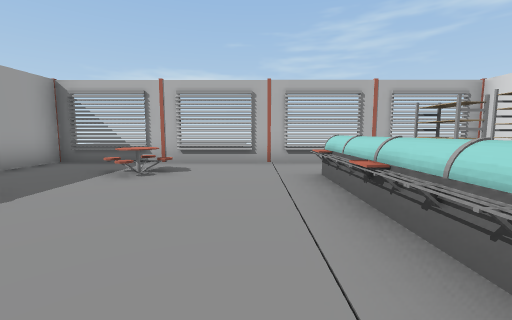
View 1 (above)

21 first-person views from a walk through a Unity game level. The camera is 1.5 m above the floor, tilts 6° down and sees 90° across. Doors are open. The floor is counted in squares, 2 m on a side. Each view is taken from the middle of a square. On the plan, view 1 faces up. The plan holds only what a view shows up to about 9 squares ahead; the rest is blank. The place goes on beyond the plan. The player is left out. Some surface patterns are stand-ins.

View 2
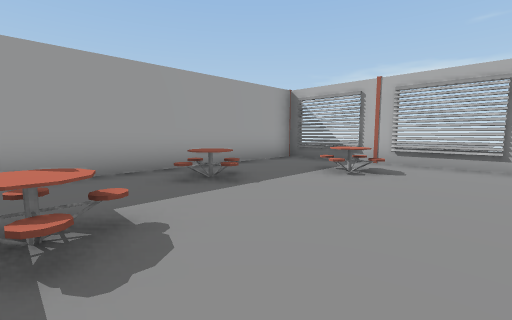

View 3
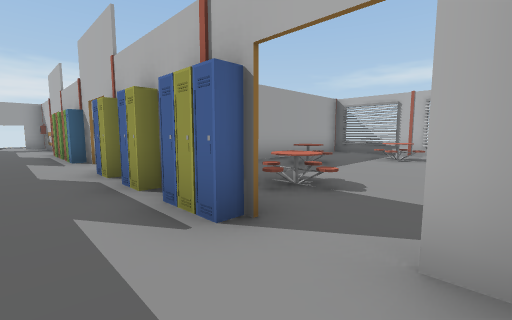

View 4
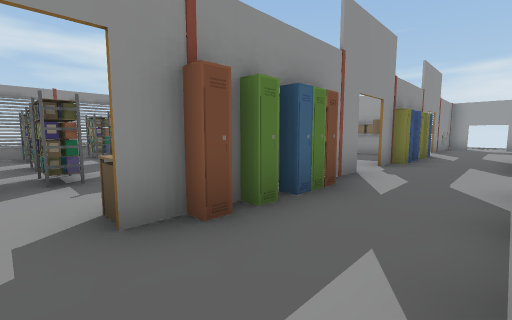

View 5
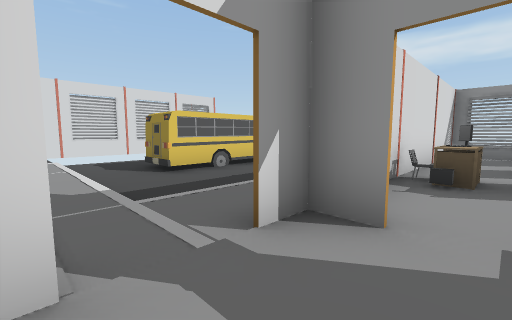

View 6
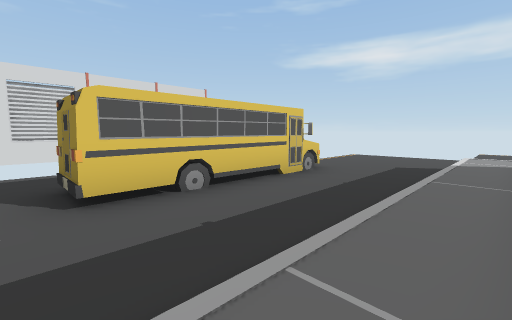

View 7
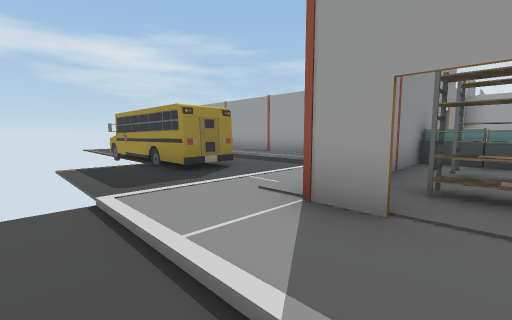

View 8
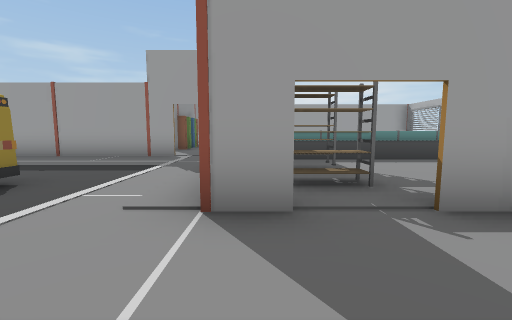

View 9
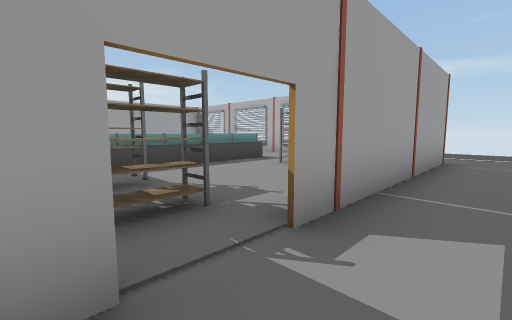

View 10
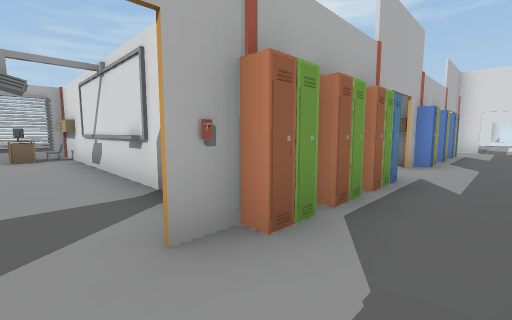

View 11
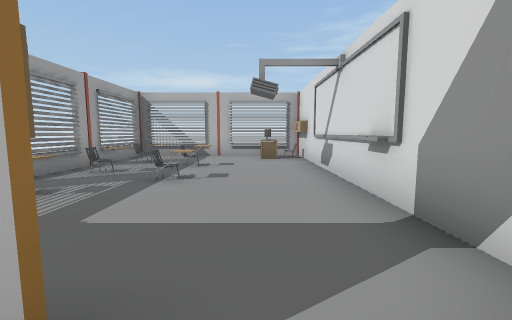

View 12
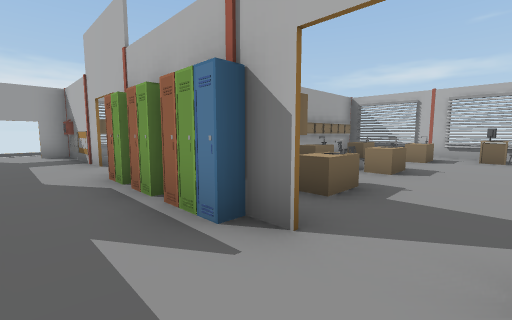

View 13
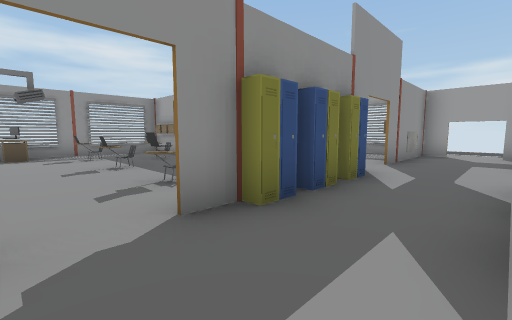

View 14
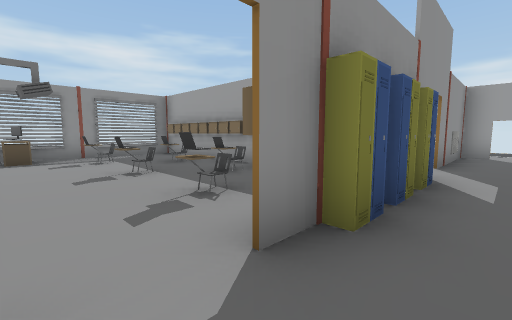

View 15
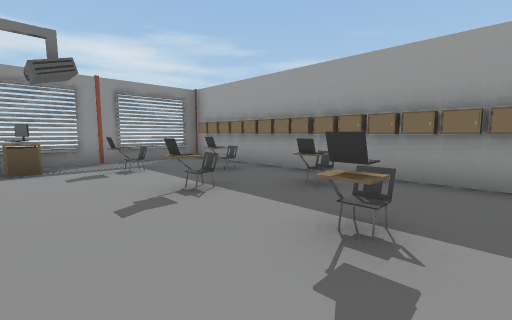

View 16
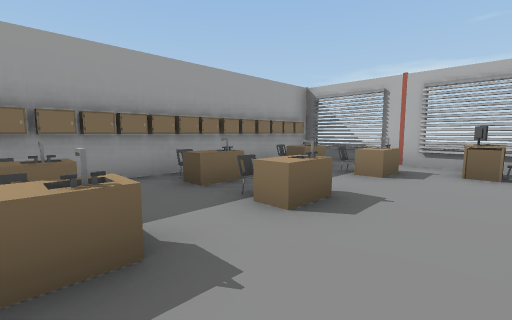

View 17
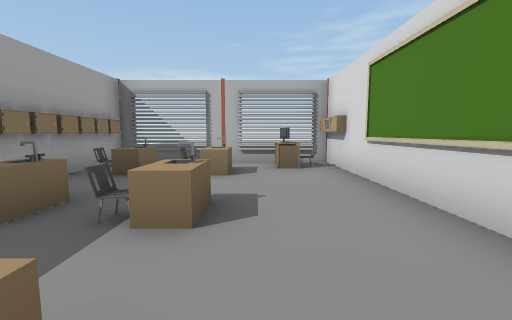

View 18
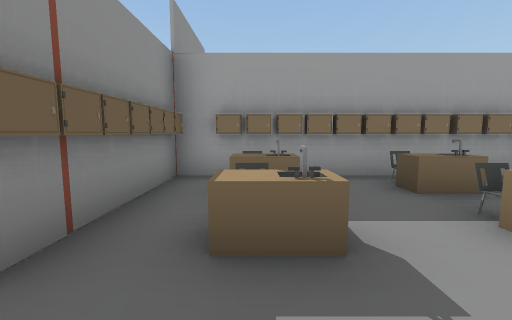

View 19
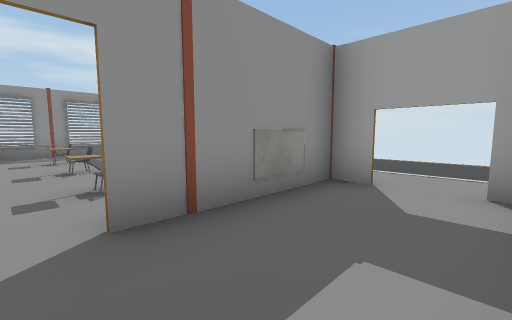

View 20
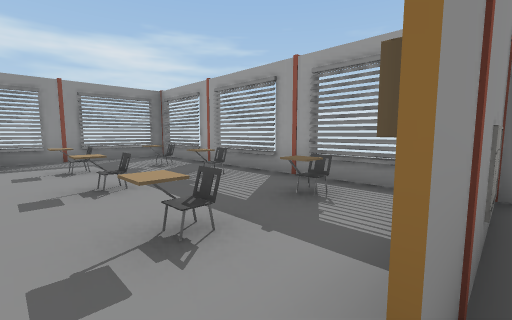

View 21
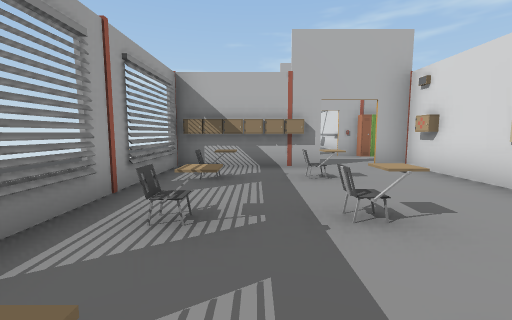

### Floor plan
Key: @ floor where view 1 was taken; # wall or solid block; x gap in a wall; . main floor; - floor 0.25 m lower than the main floor; / step, stairs or slope; D open door; O other object.
Columns run from 20 left of view 1 to 8 right of it. Each row starts with its distance up from view 1.
 11                           --
 10                           --
  9                           --
  8                           ..
  7     #######################.
  6     #... O....OO....      #.
  5     #O...OOOO..O.OO..O.O O#.
  4     #..O.#..O..#.....OOOOO#.
  3     #O...#O.O..#OO...OO.. #.
  2     #.O..#OOO..#O....OO...#.
  1     #O...#..O..#.....OO..##.
  0     # ...#OOO..#.OO.@OOOOOD.-
 -1        O. OOO..O.x..#OO####.-
 -2 ---.#....OOOO..OOOO.#.......-
 -3 ---.D.............O...//////
 -4 ---.#OOO.# O O.#O O.#./-----
 -5 --  #....#.....  O.. ./--O--
 -6     #O.O.#..O..   ..#./--O--
 -7     #....#.O...   O.O./--O
 -8     #O.O.#.OO..   ..#./--O
 -9     #....#.OO..  OO.#./-OO
-10     #O.O.#.OOO.  ...#./---
-11     #...  ...OO  OO.#./---
-12     #### ######  ####./---
-13                      ./---

Positions as (right, up) in squares from view 1, and headings:
1: (0, 0), facing up
2: (0, 0), facing up-left
3: (0, -3), facing up-left
4: (-1, -2), facing down-left
5: (-1, -2), facing down-right
6: (1, -4), facing down-right
7: (8, 0), facing down-left
8: (8, -1), facing left
9: (7, -1), facing up-left
10: (-12, -3), facing up-right
11: (-12, -2), facing up
12: (-6, -3), facing up-left
13: (-6, -2), facing down-left
14: (-6, -3), facing down-left
15: (-6, -5), facing down-left
16: (-6, 0), facing up-left
17: (-7, 0), facing up
18: (-6, 0), facing left
19: (-12, -2), facing down-left
20: (-12, -4), facing down-left
21: (-14, -10), facing up
